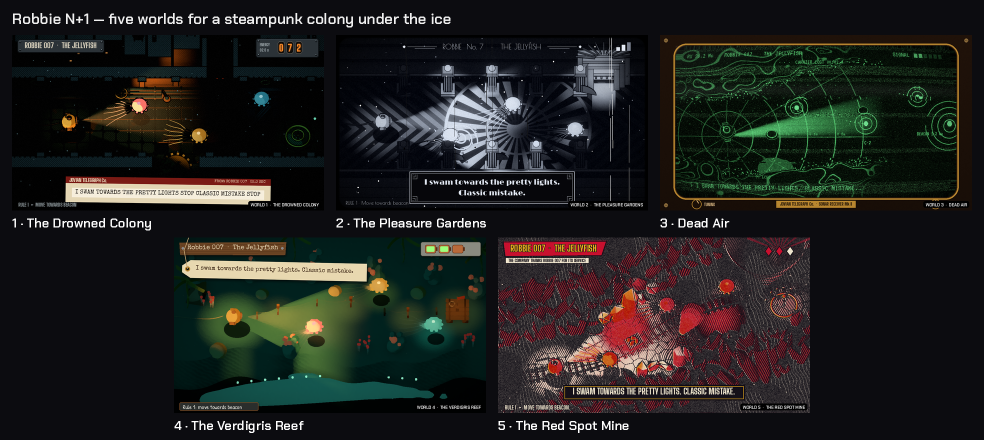
#> input picture docs/art/worlds/worlds.png, 1968 x 880 px (shown at 1/2 size)
$ python ink.py ../../docs/art/worlds/worlds.png out.png
#> lines starting #> are read from the running program, lines starting #| are printed output that depends on the picture; after the words box and inside, x2 and y2 are one past the last pixel; in counts of white or black regions, pixels touching at a corner belong together
### tools/art/mood_post.py
#!/usr/bin/env python3
"""Finish the round-2 worlds: each one's medium (noir halftone, silent film, sonar CRT, painterly gouache, three-ink
woodcut) and its own UI, then a contact sheet.

Usage: python3 tools/art/mood_post.py <raw_dir> <out_dir>
  reads <raw_dir>/world_<n>.png, writes <out_dir>/world-<n>-<slug>.png and <out_dir>/worlds.png
"""
import math
import os
import random
import sys

import numpy as np
from PIL import Image, ImageDraw, ImageFilter

sys.path.insert(0, os.path.dirname(os.path.abspath(__file__)))
from post import arr, bloom, font, grain, hexc, img, luminance, text_size, vignette  # noqa: E402

NAMES = {1: "The Drowned Colony", 2: "The Pleasure Gardens", 3: "Dead Air", 4: "The Verdigris Reef",
         5: "The Red Spot Mine"}
WORDS = "I swam towards the pretty lights. Classic mistake."
RNG = np.random.default_rng(3)


# [7 lines left out: function tag, not called in this run]


def layer():
    return Image.new("RGBA", (1280, 720), (0, 0, 0, 0))


# [251 lines left out: functions composite, halftone, rivet_plate, nixie, world_1, deco_frame and 2 more, not called in this run]


# --- 4. The Verdigris Reef: painterly gouache, wood and paper tags ----------------------------------------------

def kuwahara(a, r):
    """Kuwahara filter: each pixel takes the mean of its calmest neighbouring quadrant, which reads as brushwork."""
    h, w, _ = a.shape
    p = np.pad(a, ((r, r), (r, r), (0, 0)), mode="reflect")
    L = luminance(p)

    def integral(x):
        pad = ((1, 0), (1, 0)) + ((0, 0),) * (x.ndim - 2)
        return np.pad(x, pad).cumsum(0).cumsum(1)

    I, IL, I2 = integral(p), integral(L), integral(L * L)
    s = r + 1

    def box(S, oy, ox):
        return S[oy + s:oy + s + h, ox + s:ox + s + w] - S[oy:oy + h, ox + s:ox + s + w] \
            - S[oy + s:oy + s + h, ox:ox + w] + S[oy:oy + h, ox:ox + w]

    n = float(s * s)
    best, best_var = None, None
    for oy, ox in ((0, 0), (0, r), (r, 0), (r, r)):
        mean = box(I, oy, ox) / n
        m = box(IL, oy, ox) / n
        var = box(I2, oy, ox) / n - m * m
        if best is None:
            best, best_var = mean, var
        else:
            pick = var < best_var
            best = np.where(pick[..., None], mean, best)
            best_var = np.where(pick, var, best_var)
    return best


# [57 lines left out: function world_4, not called in this run]


# --- 5. The Red Spot Mine: three-ink woodcut, Company banners ---------------------------------------------------

def shift(x, dx, dy):
    return np.roll(np.roll(x, dy, axis=0), dx, axis=1)


# [68 lines left out: function world_5, not called in this run]


SLUGS = {n: NAMES[n].lower().replace("the ", "").replace(" ", "-") for n in NAMES}


# [33 lines left out: functions contact_sheet, main, not called in this run]


# [2 lines that do not run on import are left out]

### tools/art/post.py
#!/usr/bin/env python3
"""Finish the style concepts: each style's surface treatment (paper, ink hatching, bloom, tilt-shift, halftone) and
a mock of the game's dive screen drawn in that style's UI language, then a contact sheet of all five.

Usage: python3 tools/art/post.py <raw_dir> <out_dir>
  reads <raw_dir>/final_<n>.png, writes <out_dir>/style-<n>-<slug>.png and <out_dir>/styles.png
Fonts (all SIL Open Font License, from Google Fonts) are fetched once into ~/.cache/robbie/fonts.
"""
import math
import os
import random
import re
import sys
import urllib.request

import numpy as np
from PIL import Image, ImageChops, ImageDraw, ImageEnhance, ImageFilter, ImageFont

FONT_DIR = os.path.expanduser("~/.cache/robbie/fonts")
FONTS = {"Cinzel": "Cinzel:wght@700", "Alegreya": "Alegreya:ital,wght@1,500", "ChakraPetch": "Chakra+Petch:wght@600",
         "ShareTechMono": "Share+Tech+Mono", "Fredoka": "Fredoka:wght@600", "PatrickHand": "Patrick+Hand",
         "Bangers": "Bangers", "ComicNeue": "Comic+Neue:wght@700", "BigShoulders": "Big+Shoulders+Display:wght@800",
         "SpecialElite": "Special+Elite", "Limelight": "Limelight", "PoiretOne": "Poiret+One", "VT323": "VT323"}
NAMES = {1: "Brass & Ink", 2: "Glow Abyss", 3: "Toy Aquarium", 4: "Paper Cut", 5: "Jovian Comic"}
ROBBIE_PX = (262, 392)  # where the stand-in Robbie sits in the frame

TITLE = "ROBBIE 007  ·  THE JELLYFISH"
WORDS = "I swam towards the pretty lights. Classic mistake."
RULE = "RULE 1  ›  Move towards beacon"
CLOCK = "T+00:02.0"


# [10 lines left out: function font, not called in this run]


def hexc(h, a=255):
    h = h.lstrip("#")
    return (int(h[0:2], 16), int(h[2:4], 16), int(h[4:6], 16), a)


def arr(im):
    return np.asarray(im.convert("RGB")).astype(np.float32) / 255.0


def img(a):
    return Image.fromarray((np.clip(a, 0, 1) * 255).astype(np.uint8))


def luminance(a):
    return a[..., 0] * 0.299 + a[..., 1] * 0.587 + a[..., 2] * 0.114


# [21 lines left out: functions grain, vignette, bloom, not called in this run]


def text_size(draw, s, f):
    x0, y0, x1, y1 = draw.textbbox((0, 0), s, font=f)
    return x1 - x0, y1 - y0


# [260 lines left out: functions shadowed, tag, brass_plate, style_1, style_2, pill and 4 more, not called in this run]


SLUGS = {n: NAMES[n].lower().replace(" & ", "-").replace(" ", "-") for n in NAMES}


# [35 lines left out: functions contact_sheet, main, not called in this run]


# [2 lines that do not run on import are left out]

### tools/art/ink.py
"""Art-direction mock-up C: the console inked like a graphic novel (Mignola's blacks, engraved hatching).

Flattens a game frame into a few tones per colour, turns the deep shadows into solid black, cross-hatches the
half-dark, draws ink outlines where the forms change, and keeps what glows (the scope, the lamps, the nixies)
as the only light, on toothy paper.
  python3 tools/art/ink.py <frame.png> <out.png>
"""
import os
import sys

import numpy as np
from PIL import Image, ImageFilter

HERE = os.path.dirname(os.path.abspath(__file__))
sys.path.insert(0, HERE)
from mood_post import kuwahara  # noqa: E402

src = Image.open(sys.argv[1]).convert("RGB").resize((2560, 1440), Image.LANCZOS)
a = np.asarray(src, np.float32) / 255.0
H, W = a.shape[:2]
#> H = 1440; W = 2560
flat = kuwahara(a, 5)
#> in integral, `return np.pad(x, pad).cumsum(0).cumsum(1)`:
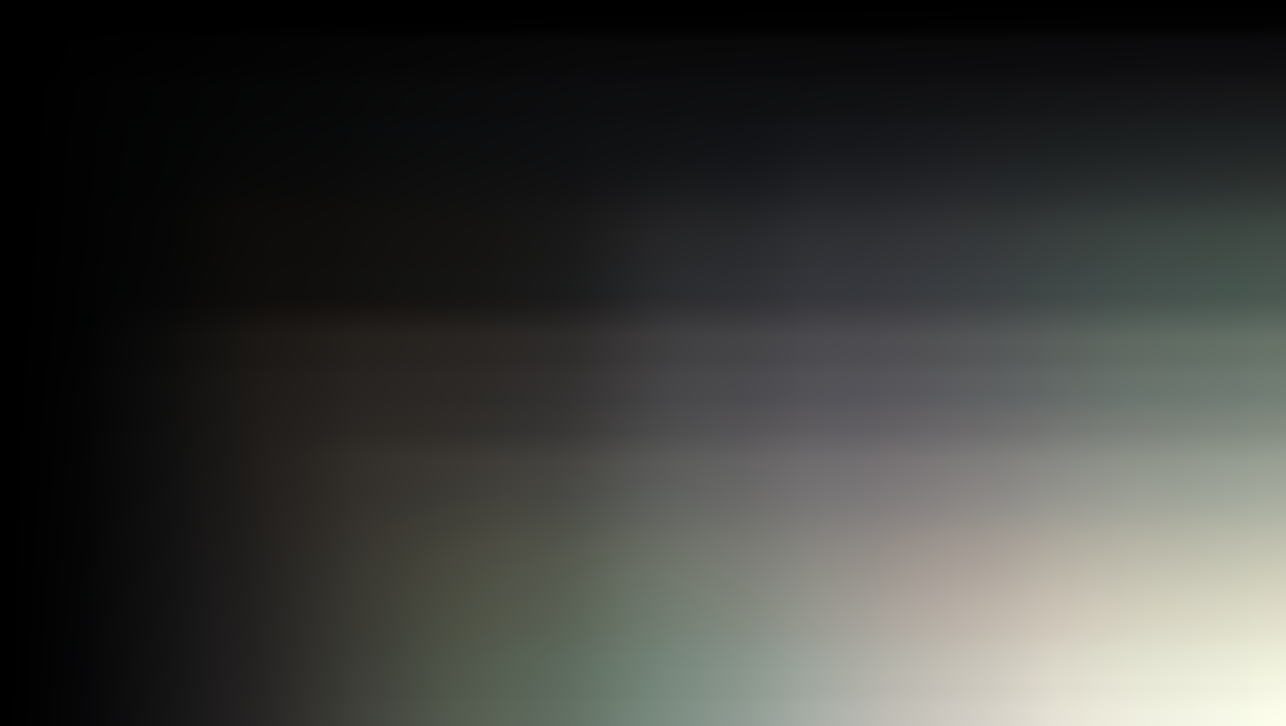
#> returned value: shape (1451, 2571, 3) float32 (shown at 1/2 size); mean of channels 0, 1, 2 115179.7, 116852.9, 111737.3; drawn with min black and max white
#> after the loop in kuwahara, `for oy, ox in ((0, 0), (0, r), (r, 0), (r, r)):`:
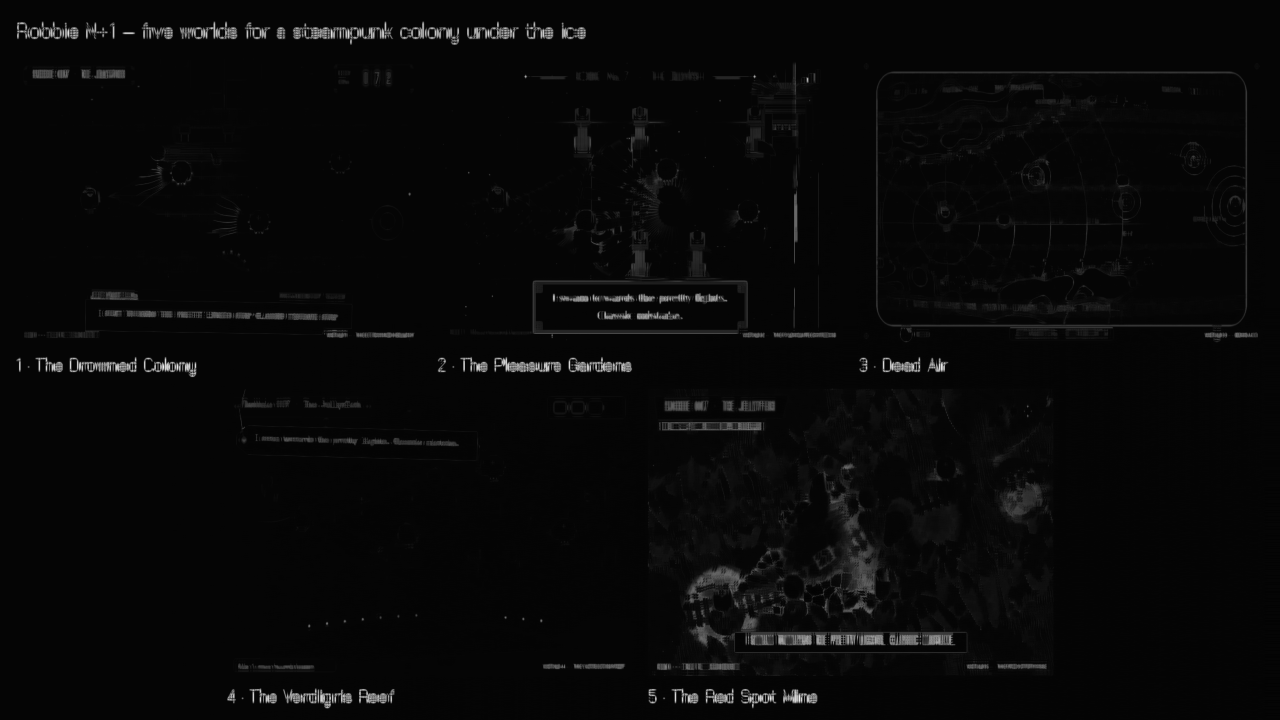
#> best_var: shape (1440, 2560) float32 (shown at 1/2 size); min -0.00417, max 0.203, mean 0.00303; drawn with min black and max white
#> after the loop in kuwahara, `for oy, ox in ((0, 0), (0, r), (r, 0), (r, r)):`:
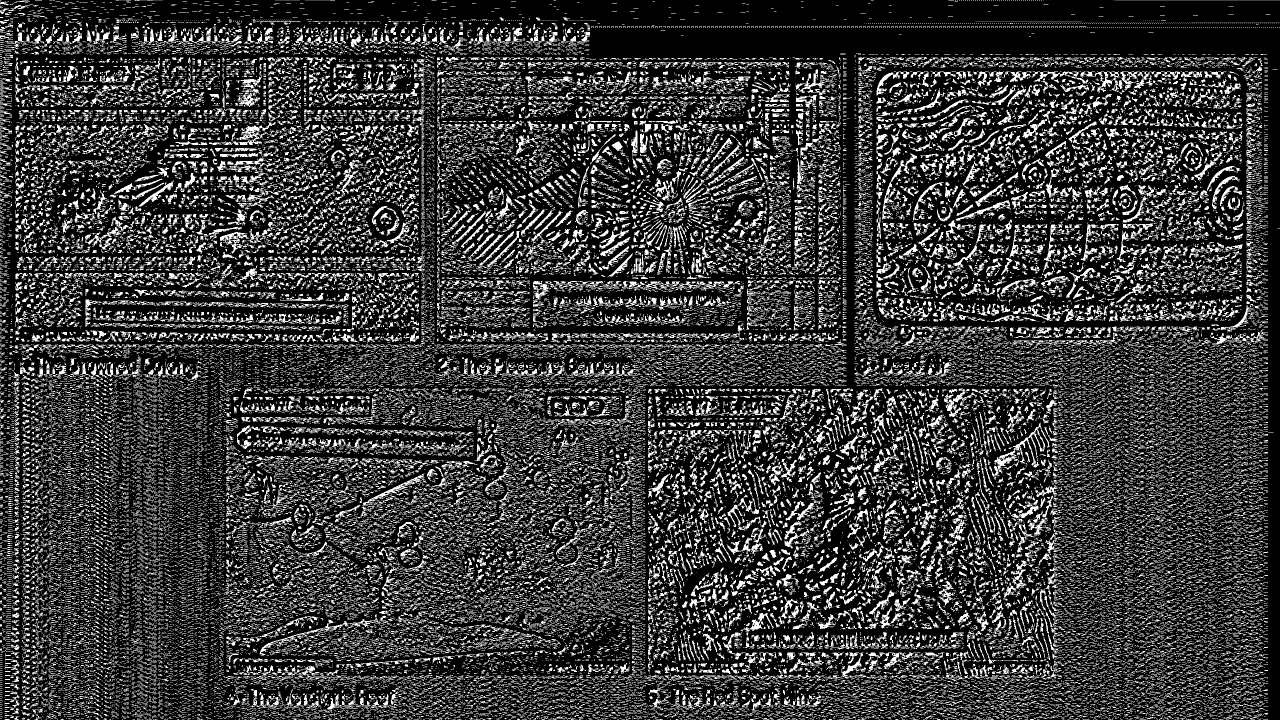
#> pick: shape (1440, 2560) bool (shown at 1/2 size); 22% white in thin lines or dots
flat = kuwahara(flat, 3)
#> call 2 of kuwahara, with r = 3
#> after the loop in kuwahara (call 2), `for oy, ox in ((0, 0), (0, r), (r, 0), (r, r)):`:
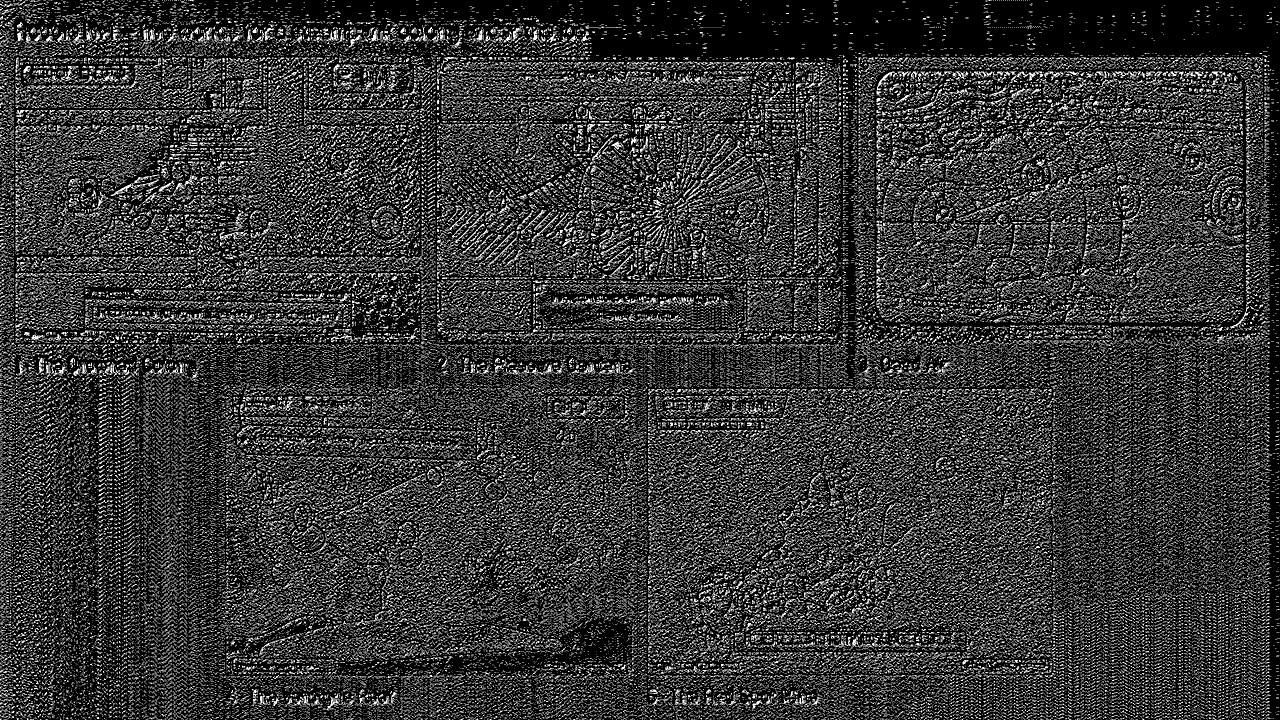
#> pick: shape (1440, 2560) bool (shown at 1/2 size); 21.1% white in thin lines or dots
lum = flat @ np.array([0.299, 0.587, 0.114], np.float32)
mx = flat.max(axis=2)
mn = flat.min(axis=2)
sat = (mx - mn) / np.maximum(mx, 1e-4)
ys, xs = np.mgrid[0:H, 0:W].astype(np.float32)

# Flat colour: each pixel's hue at one of three values.
hue_col = flat / np.maximum(mx[..., None], 1e-4)
levels = np.select([lum < 0.10, lum < 0.22, lum < 0.42], [0.0, 0.30, 0.58], 0.86)
paint = hue_col * levels[..., None]
paint = paint * (0.55 + 0.45 * np.clip(sat, 0, 1))[..., None] + levels[..., None] * (0.45 - 0.45 * np.clip(sat, 0, 1))[..., None] * 0.9
ink = np.array([0.03, 0.028, 0.03], np.float32)
out = paint.copy()
# Solid blacks.
out[lum < 0.10] = ink
# Hatching in the half-dark: diagonal lines, crossed where it is darker.
h1 = ((xs + ys) % 9.0) < 2.2
h2 = ((xs - ys) % 9.0) < 2.2
dark = (lum >= 0.10) & (lum < 0.22)
#> dark: shape (1440, 2560) bool; 16.3% white; 2524 white regions (2098 under 20 px), largest, box (x1, y1, x2, y2) and area: (1296, 777, 2108, 1353) 348239, (866, 900, 1265, 1254) 49753, (1753, 194, 2323, 531) 22187
mid = (lum >= 0.22) & (lum < 0.30)
#> mid: shape (1440, 2560) bool; 4.2% white; 2480 white regions (2175 under 20 px), largest, box (x1, y1, x2, y2) and area: (563, 941, 1128, 1329) 44761, (1311, 790, 1575, 838) 9337, (467, 792, 744, 835) 9251
out[dark & (h1 | h2)] = ink
out[mid & h1] = ink * 1.5
# Ink outlines where the forms change.
g = np.asarray(Image.fromarray((lum * 255).astype(np.uint8)).filter(ImageFilter.FIND_EDGES), np.float32) / 255.0
edges = np.asarray(Image.fromarray(((g > 0.08) * 255).astype(np.uint8)).filter(ImageFilter.MaxFilter(3)), np.float32) / 255.0
#> edges: shape (1440, 2560) float32; values 0 (black) and 1 (white), 17.2% white; 3308 white regions (2049 under 20 px), largest, box (x1, y1, x2, y2) and area: (1292, 773, 2110, 1355) 129582, (883, 126, 1679, 678) 89187, (1752, 142, 2495, 685) 81470
out = out * (1 - edges[..., None]) + ink * edges[..., None]
# What glows stays glowing: the brightest, most saturated light keeps its colour.
glow = np.clip((np.asarray(src, np.float32).max(axis=2) / 255.0 - 0.55) * 3.0, 0, 1) * np.clip(sat * 2.0, 0, 1)
gl = np.asarray(Image.fromarray((glow * 255).astype(np.uint8)).filter(ImageFilter.GaussianBlur(10)), np.float32) / 255.0
out = out * (1 - glow[..., None]) + a * 1.15 * glow[..., None]
out = out + a * 0.6 * gl[..., None]
# Paper and cards stay legible: posterised rather than flattened, with the same ink lines.
lum0 = a @ np.array([0.299, 0.587, 0.114], np.float32)
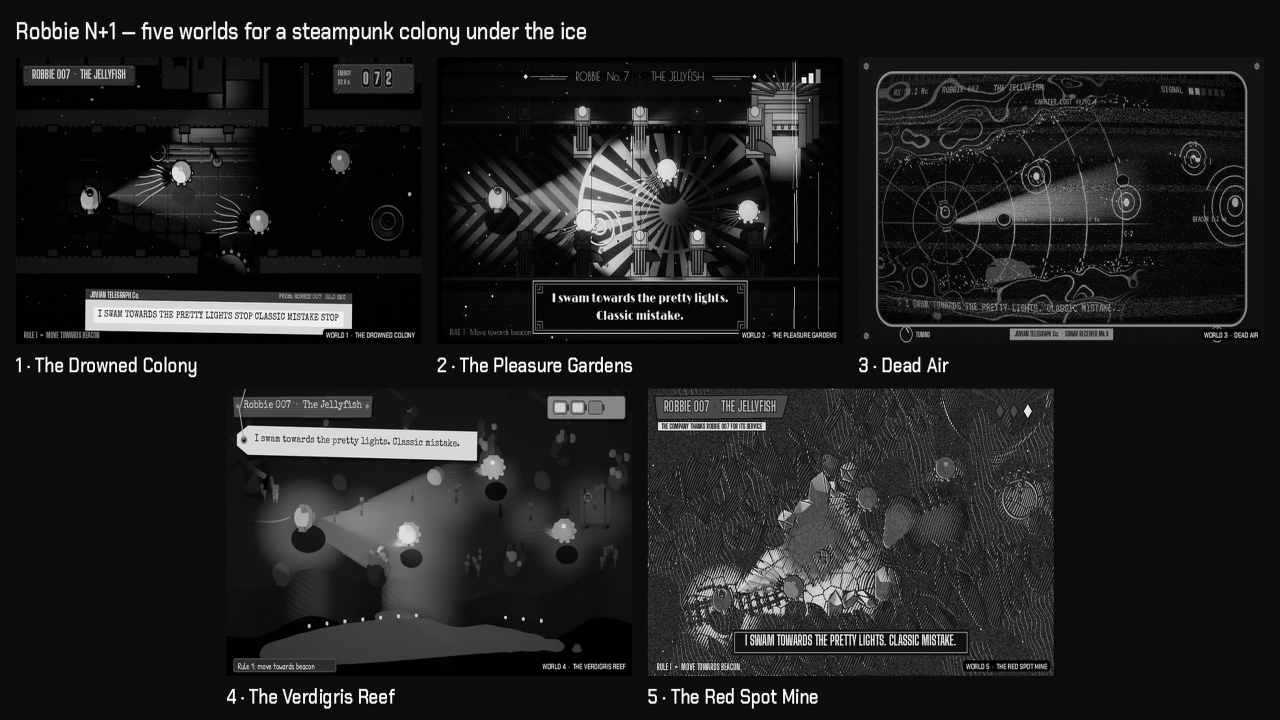
#> lum0: shape (1440, 2560) float32 (shown at 1/2 size); min 0, max 1, mean 0.129
paperish = np.asarray(Image.fromarray(((lum0 > 0.5) * 255).astype(np.uint8)).filter(ImageFilter.MaxFilter(5))
                      .filter(ImageFilter.GaussianBlur(2)), np.float32)[..., None] / 255.0
post = np.round(a * 4.0) / 4.0
post = np.where(lum0[..., None] < 0.3, ink, post)
out = out * (1 - paperish) + post * paperish
# The scope is light, not ink: its picture goes in untouched.
sx, sy, sw, sh = [v * 2 for v in (28, 36, 596, 335)]
out[sy:sy + sh, sx:sx + sw] = a[sy:sy + sh, sx:sx + sw] * 1.1
# Paper tooth.
rng = np.random.default_rng(7)
tooth = np.asarray(Image.fromarray((rng.random((H // 2, W // 2)) * 255).astype(np.uint8)).resize((W, H), Image.BICUBIC)
                   .filter(ImageFilter.GaussianBlur(0.8)), np.float32) / 255.0
out = out * (0.93 + 0.1 * tooth[..., None])
Image.fromarray((np.clip(out, 0, 1) * 255).astype(np.uint8)).resize((1920, 1080), Image.LANCZOS).save(sys.argv[2])
print("inked:", sys.argv[2])
